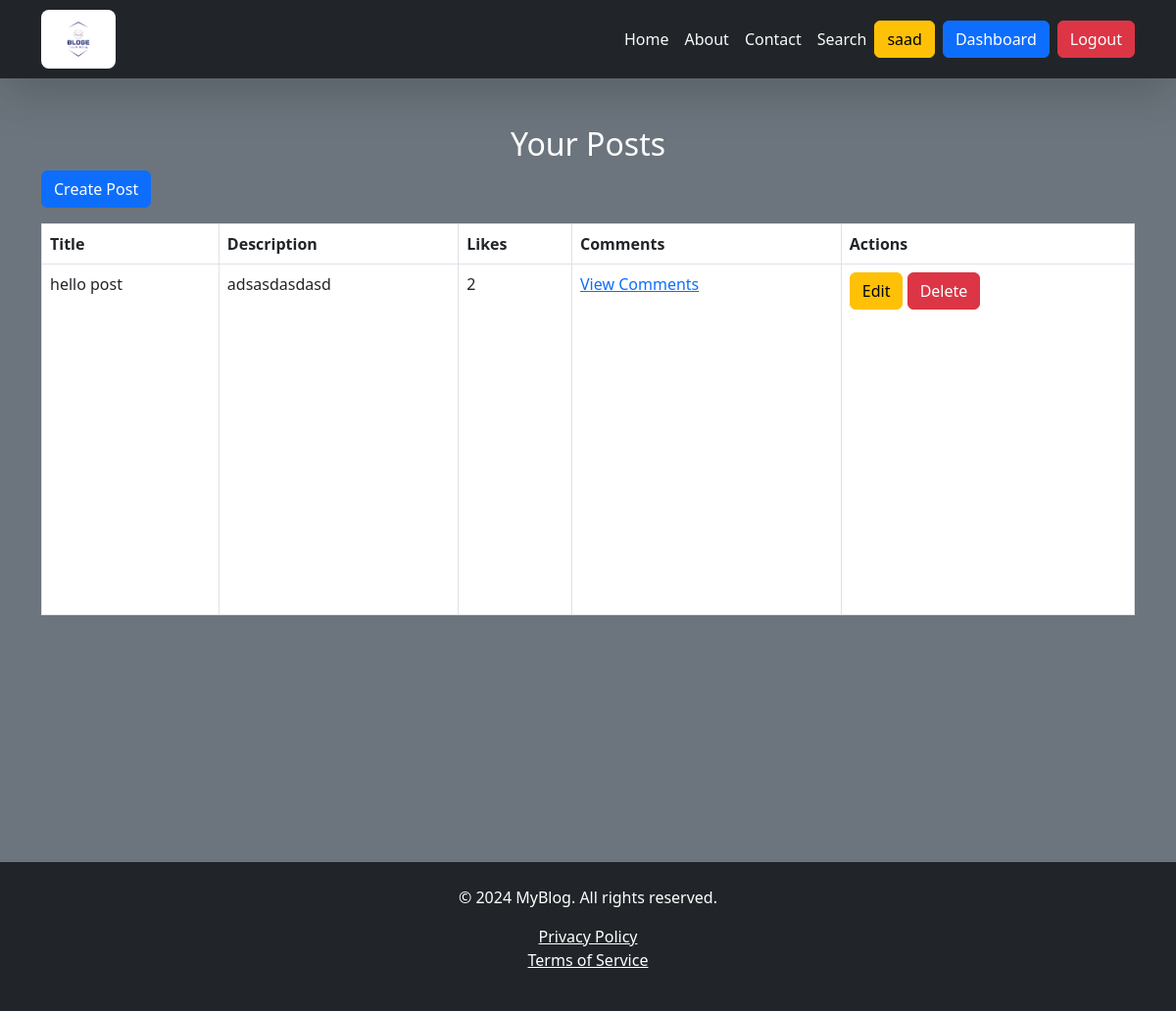
Page /dashboard/ (signed in) on the earlier database version.
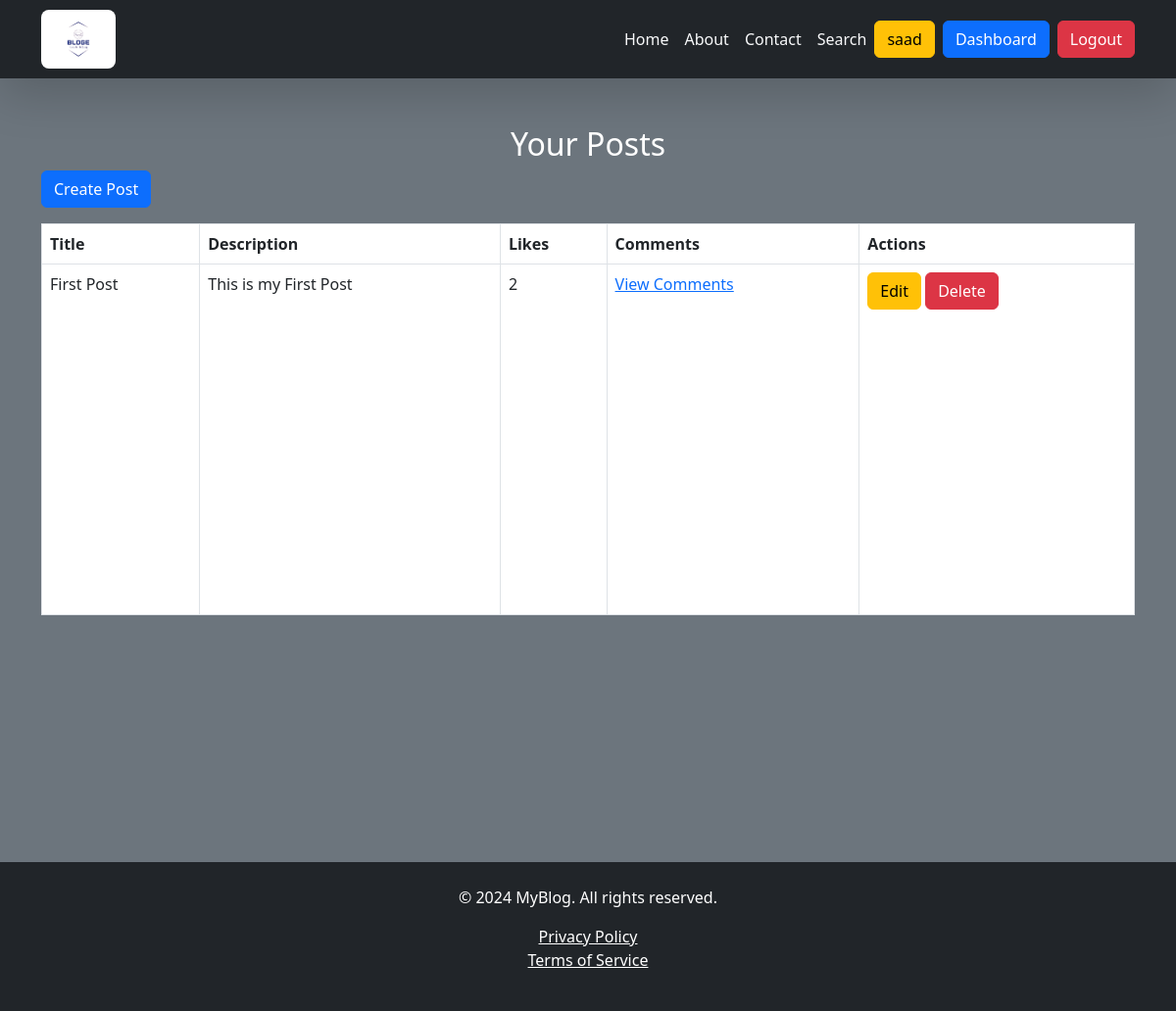
Same page on the later database version.
### blog/models.py (models this page shows, shortened)
class Post(models.Model):
    title = models.CharField(max_length=255)
    description = models.TextField()
    image = models.ImageField(upload_to='post_images/', blank=True, null=True)
    created_at = models.DateTimeField(auto_now_add=True)
    user = models.ForeignKey(User, on_delete=models.CASCADE)  # Add this line

### blog/views.py (the view)
# urls.py: path('dashboard/', views.dashboard, name='dashboard'),
@login_required
def dashboard(request):
    posts = Post.objects.filter(user=request.user)  # Fetch posts of the logged-in user
    return render(request, 'blog/dashboard.html', {'posts': posts})

### templates/blog/dashboard.html (shortened to what this page needs)
{% extends "base.html" %}
{% block content %}
<div class="container bg-secondary text-white" style="height:100vh;";>
    <h2 class="text-center pt-5">Your Posts</h2>
    <a href="{% url 'create_post' %}" class="btn btn-primary mb-3">Create Post</a>
    {% if posts %}
    <table class="table table-bordered text-white" style="height:50vh;">
        <thead>
            <tr>
                <th>Title</th>
                <th>Description</th>
                <th>Likes</th>
                <th>Comments</th>
                <th>Actions</th>
            </tr>
        </thead>
        <tbody>
            {% for post in posts %}
            <tr>
                <td>{{ post.title }}</td>
                <td>{{ post.description|truncatewords:15 }}</td>
                <td>{{ post.likes.count }}</td>
                <td>
                    <a href="{% url 'post_comments' post.id %}">View Comments</a>
                </td>
                <td>
                    <a href="{% url 'update_post' post.id %}" class="btn btn-warning">Edit</a>
                    <form method="GET" action="{% url 'delete_post' post.id %}" style="display:inline;">
                        <button type="submit" class="btn btn-danger">Delete</button>
                    </form>
                </td>
            </tr>
            {% endfor %}
        </tbody>
    </table>
    {% else %}
    <h1 class="text-center" style="height:38.7vh;">No posts in the database. Create a new post to get started!</h1>
    {% endif %}
</div>
{% endblock content %}

### templates/base.html (shortened to what this page needs)
    <!DOCTYPE html>
    {% load static %}
    <html lang="en">
    <head>
        <link href="https://cdn.jsdelivr.net/npm/bootstrap@5.3.0-alpha1/dist/css/bootstrap.min.css" rel="stylesheet">
        <link rel="stylesheet" href="{% static 'blog/css/style.css' %}">
        <link rel="stylesheet" href="https://cdnjs.cloudflare.com/ajax/libs/font-awesome/6.0.0-beta3/css/all.min.css">
    </head>
    <body class="bg-secondary text-white">
        <nav class="navbar navbar-expand-lg navbar-dark bg-dark shadow-lg py-3 sticky-header">
            <div class="container">
                <a class="navbar-brand logo-container" href="#">
                    <img src="{% static 'blog/images/logo.png' %}" alt="My Blog Logo" class="logo-img-large">
                </a>
                <div class="collapse navbar-collapse" id="navbarNav">
                    <ul class="navbar-nav ms-auto">
                        <li class="nav-item">
                            <a class="nav-link {% if request.path == '/' %}active{% endif %}" href="{% url 'index' %}">Home</a>
                        </li>
                        <li class="nav-item">
                            <a class="nav-link {% if request.path == '/about/' %}active{% endif %}" href="{% url 'about' %}">About</a>
                        </li>
                        <li class="nav-item">
                            <a class="nav-link {% if request.path == '/contact/' %}active{% endif %}" href="{% url 'contact' %}">Contact</a>
                        </li>
                        <li class="nav-item">
                            <a class="nav-link" href="#searchModal" data-bs-toggle="modal">
                                 Search
                            </a>
                        </li>
                        <li class="nav-item d-flex align-items-center">
                            {% if user.is_authenticated %}
                            <a href="{% url 'index' %}" class="btn btn-warning me-2">{{ request.user.username }}</a>
                            <a href="{% url 'dashboard' %}" class="btn btn-primary me-2">Dashboard</a>
                            <a href="{% url 'logout' %}" class="btn btn-danger">Logout</a>
                            {% else %}
                            <a href="{% url 'register' %}" class="btn btn-primary me-2">Signup</a>
                            <a href="{% url 'login' %}" class="btn btn-secondary">Login</a>
                            {% endif %}
                        </li>
                    </ul>
                </div>
            </div>
        </nav>
        {% block content %}{% endblock content %}
    <footer class="bg-dark text-white py-4">
            <div class="container text-center">
                <p>&copy; 2024 MyBlog. All rights reserved.</p>
                <ul class="list-unstyled">
                    <li><a href="/privacy" class="text-white">Privacy Policy</a></li>
                    <li><a href="/terms" class="text-white">Terms of Service</a></li>
                </ul>
            </div>
        </footer>
    </body>
    </html>

### static/blog/css/style.css (style rules this page uses)
.navbar { background-color: #212529; box-shadow: 0 4px 12px rgba(0, 0, 0, 0.5); height: 80px; display: flex; align-items: center; }
.sticky-header { position: sticky; top: 0; z-index: 1000; }
.logo-container { background-color: #ffffff; padding: 5px; border-radius: 8px; }
.logo-img-large { height: 50px; }
.navbar-dark .navbar-nav .nav-link { color: #f8f9fa; transition: blue 0.3s ease; }

Differences in the rows shown:
removed Post: title "hello post", description "adsasdasdasd", likes.count "2"
added Post: title "First Post", description "This is my First Post", likes.count "2"
